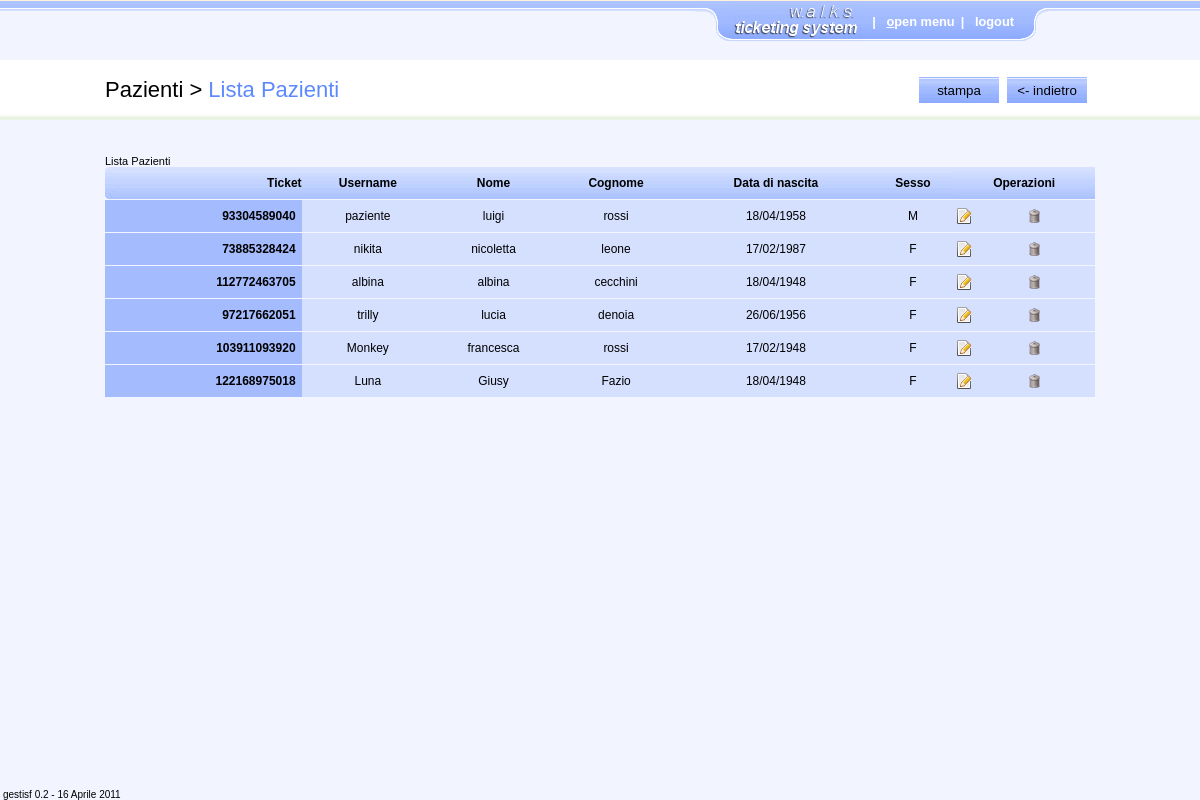
Screenshot of /content/patients.php (signed in) with the database file from the repository.
### tables this page shows
CREATE TABLE `users` (
  `id` mediumint(9) NOT NULL AUTO_INCREMENT,
  `name` varchar(48) DEFAULT NULL,
  `surname` varchar(48) DEFAULT NULL,
  `birth_date` varchar(10) DEFAULT NULL,
  `gender` varchar(1) DEFAULT NULL,
  `ticket` varchar(32) DEFAULT NULL,
  `specialization` varchar(300) DEFAULT NULL,
  `username` varchar(48) DEFAULT NULL,
  `password` varchar(48) DEFAULT NULL,
  `user_type` varchar(15) DEFAULT NULL,
  `user_creation` varchar(1) NOT NULL DEFAULT '0',
  `medical_creation` varchar(1) NOT NULL DEFAULT '0',
  `patient_creation` varchar(1) NOT NULL DEFAULT '0',
  `relative_creation` varchar(1) NOT NULL DEFAULT '0',
  `dossier_creation` varchar(1) NOT NULL DEFAULT '0',
  `removable` int(1) NOT NULL DEFAULT '1',
  `medical_id` mediumint(9) DEFAULT NULL,
  `patient_id` mediumint(9) DEFAULT NULL,
  `email` varchar(30) DEFAULT NULL,
  PRIMARY KEY (`id`)
);

### content/ajax_init.php (called while the page is built, shortened)
<?
switch ($pagename) {
case 'patients':
$usertypeQuery = "SELECT user_type FROM users WHERE id='" . $_SESSION["id"] . "';";
$usertypeRisultato = mysql_query($usertypeQuery) or die("Query fallita: " . mysql_error());
$usertypeLine = mysql_fetch_array($usertypeRisultato, MYSQL_ASSOC);
$usertype = $usertypeLine['user_type'];
switch($usertype) {
	case'administrator':
	$menusezione = 'Pazienti';
	$menufunzione = 'Lista Pazienti';
	$query = "SELECT * FROM users WHERE removable = '1' AND user_type='patient';";
	$risultato = mysql_query($query) or die("Query fallita: " . mysql_error());
	break;
}
break;
}
?>

### content/patients.php (the view, shortened to what this page needs)
<?
include ('ajax_init.php');
include ('header.php');
?>
<body>
<?	include ('menu.php'); ?>
<div id="container">
<?
$operationarea = "
<input type='button' name='print' id='print' value='stampa' />
<input type='button' name='cancel' id='cancel' value='&lt;- indietro' />
";
include ('messagearea.php');
?>
	<div id="content">
		<table class="commonlist" summary="Lista dei pazienti" cellspacing="0" cellpadding="0" border='0'>
			<caption>Lista Pazienti</caption>
			<thead>
				<tr>
					<th scope='col'>Ticket</th>
					<th scope='col'>Username</th>
					<th scope='col'>Nome</th>
					<th scope='col'>Cognome</th>
					<th scope='col'>Data di nascita</th>
					<th scope='col'>Sesso</th>
					<?
						if ($_SESSION["patient_creation"]) {
							print "
							<th colspan='2'>Operazioni</th>
							";
						}
					?>
				</tr>
			</thead>
			<tbody>
			<?
			while ($linea = mysql_fetch_array($risultato, MYSQL_ASSOC)) {
				print "
				<tr>
					<th scope='row' class='ticket'>" . $linea['ticket'] . "</th>
					<td>" . $linea['username'] . "</td>
					<td>" . $linea['name'] . "</td>
					<td>" . $linea['surname'] . "</td>
					<td>" . $linea['birth_date'] . "</td>
					<td>" . $linea['gender'] . "</td>
						";
						if ($_SESSION["patient_creation"]) {
							print "
							<td><a href='patient_create.php?pagename=patient_edit&amp;id=" . stripslashes($linea['id']) . "' class='icon_edit' title='Modifica questo paziente'><span>modifica</span></a></td>
							<td><a href='patient_delete.php?id=" . stripslashes($linea['id']) . "' class='icon_delete' title='Cancella questo paziente'><span>cancella</span></a></td>
							";
						}
				print "
				</tr>
				";
			}
			?>
			</tbody>
		</table>
	</div>
</div>
<? include ('footer.php'); ?>
</body>
</html>

### content/messagearea.php (shortened to what this page needs)
<div id="messagearea">
	<div id="messageareacontent">
		<span id="menusezione"><? echo $menusezione; ?>&nbsp;&gt;&nbsp;</span>
		<span id="menufunzione"><? echo $menufunzione; ?></span>
		<div id="operationarea"><? echo $operationarea; ?></div>
	</div>
</div>

### sjbjl/css/sjbjl.general.css (style rules this page uses)
html { overflow:auto; }
body,form,fieldset { margin:0; padding:0; }
a { text-decoration:none; }
input { background-color:#ffffff; border-width:1px; border-style:solid; border-color:#d0d0d0; }
a.icon_new, a.icon_new_dis, a.icon_expand, a.icon_expand_dis, a.icon_download, a.icon_download_dis, a.icon_eye, a.icon_eye_dis, a.icon_detail, a.icon_detail_dis, a.icon_cancel, a.icon_cancel_dis, a.icon_delete, a.icon_delete_dis, a.icon_edit, a.icon_edit_dis, a.icon_choose, a.icon_choose_dis, a.icon_duplicate, a.icon_duplicate_dis, a.icon_send, a.icon_send_dis, a.icon_sign, a.icon_sign_dis, a.icon_goto, a.icon_goto_dis, a.icon_disable, a.icon_disable_dis, a.icon_empty, a.icon_gratis, a.icon_gratis_dis, a.icon_print_center, a.icon_print_center_dis, a.icon_print_center_certificata, a.icon_print_center_certificata_dis, a.icon_add, a.icon_list, a.icon_print_qrcode, a.icon_options, a.icon_writeoff { float:left; display:block; width:16px; height:16px; margin:auto 3px auto 3px; cursor:pointer; background-position:center center; background-repeat:no-repeat; text-decoration:none; }
a.icon_delete { background-image:url(../images/icon_delete.png); }
a.icon_edit { background-image:url(../images/icon_edit.png); }

### css/general.css (style rules this page uses)
body { font-family:Arial, Helvetica, sans-serif; background-color:#f2f5ff; }
a { color:#000000; }
div#container { width:100%; min-height:600px; text-align:center; }
div#content { width:990px; min-height:400px; margin:35px auto auto auto; text-align:left; }
caption { text-align:left; font-size:12px; }
div#messagearea { width:100%; height:60px; margin:60px 0 auto 0; background-image:url(../images/messagearea_background.jpg); background-repeat:repeat-x; }
div#messageareacontent { width:990px; height:60px; margin:0 auto; text-align:left; }
div#messageareacontent span#menusezione, div#messageareacontent span#menufunzione { display:block; float:left; width:auto; height:60px; font-size:22px; line-height:60px; }
div#messageareacontent span#menusezione { color:#000000; }
div#messageareacontent span#menufunzione { color:#5d89ff; }
div#messageareacontent div#operationarea { float:right; }
div#messageareacontent div#operationarea input { float:left; width:80px; height:26px; margin:17px 8px auto auto; border:0 none; background-image:url(../images/generalbutton.jpg); background-position:center center; background-repeat:repeat-x; }
table.commonlist caption { font-size:11px; }
table.commonlist { width:100%; border:0 none; }
table.commonlist thead tr th:first-child { text-align:right; background-image:url(../images/tableheader_left.jpg); }
table.commonlist thead tr { background-image:url(../images/tableheader_central.jpg); }
table.commonlist thead tr th:last-child { background-image:url(../images/tableheader_right.jpg); }
table.commonlist tbody tr { background-color:#d5e0fe; }
table.commonlist tbody tr th { text-align:right; background-color:#a4bbfe; padding-right:6px; }
table.commonlist tr th, table.commonlist tr td { font-size:12px; height:32px; border:0 none; text-align:center; border-bottom:1px solid #f2f5ff; }
table.commonlist tbody tr th { max-width:300px; }

### rows the page displays
users: user_type "Pazienti", user_type "Lista Pazienti"
users: ticket "93304589040", username "paziente", name "luigi", surname "rossi", birth_date "18/04/1958", gender "M"
users: ticket "73885328424", username "nikita", name "nicoletta", surname "leone", birth_date "17/02/1987", gender "F"
users: ticket "112772463705", username "albina", name "albina", surname "cecchini", birth_date "18/04/1948", gender "F"
users: ticket "97217662051", username "trilly", name "lucia", surname "denoia", birth_date "26/06/1956", gender "F"
users: ticket "103911093920", username "Monkey", name "francesca", surname "rossi", birth_date "17/02/1948", gender "F"
users: ticket "122168975018", username "Luna", name "Giusy", surname "Fazio", birth_date "18/04/1948", gender "F"

### other values shown
$version "gestisf 0.2 - 16 Aprile 2011"
